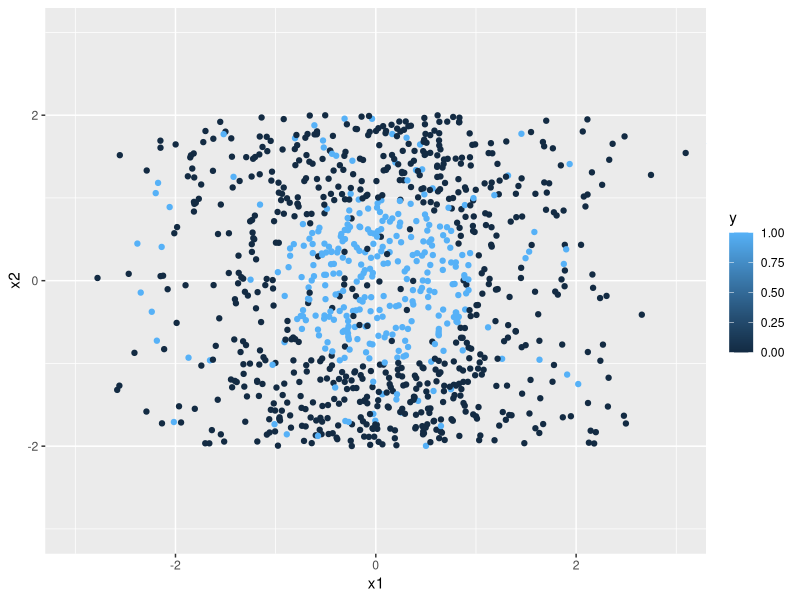
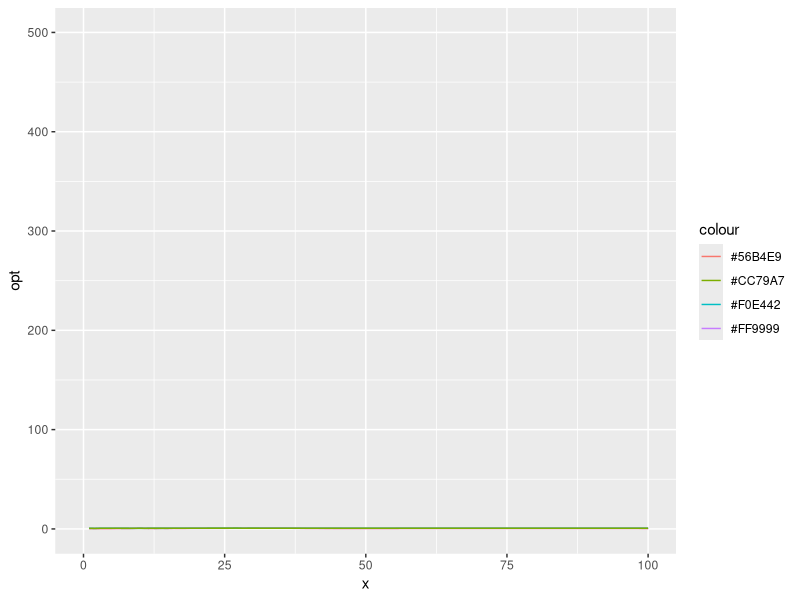

Recreate these plots in R, in order.
## ---- chunk 1
require(dplyr)
# Generate some data - do not change
set.seed(12345)
data.size = 1000
get_data = function(n=data.size) {
  df = data.frame(x1 = rnorm(n),x2=4*runif(n)-2) %>%
    tbl_df() %>%
    mutate(y = (x1^2+x2^2)<1) %>%
    mutate(y = (function(.) {.[runif(data.size)<0.1] = 0; .})(y)) %>%
    mutate(y = (function(.) {.[runif(data.size)<0.1] = 1; .})(y))
  df
}

df = get_data(data.size)

# plot(x=df$x1,y=df$x2, col=df$y+1,
#      xlim=c(-3,3), ylim=c(-3,3), pch=18, xlab="x1", ylab="x2")
# or 
require(ggplot2)
ggplot(data = df, aes(x=x1,y=x2,color=y)) + geom_point() + coord_cartesian(xlim=c(-3,3), ylim=c(-3,3))

## ---- chunk 2
lr <- glm(formula = y  ~ .,
          family=binomial(link="logit"),data = df, control = list(maxit = 100))
## ---- chunk 3
linear_prediction = function(x1,x2, pars) {
  pars[1]+ pars[2]*x1 + pars[3]*x2
}
sq_loss = function(pars, y, x1,x2) {
  sum((y-linear_prediction(x1,x2,pars))^2) #toefte
}
opt <- optim(par=rep(0,3), fn=sq_loss, y=df$y, x1=df$x1, x2=df$x2)
opt$par
lr$coefficients
print("to compare the intercept:")
log(opt$par[1]/(1-opt$par[1]))
## ---- chunk 4
sq_loss_l2_regularized = function(pars, y, x1, x2, lambda=100) {
  sq_loss(pars,y,x1,x2) + lambda*sum(pars[2]^2+pars[3]^2) # omit the intercept
}
optreg = optim(par=rep(0,3), sq_loss_l2_regularized, y=df$y, x1=df$x1, x2=df$x2)
optreg$par
## ---- chunk 5
linear_prediction = function(x1,x2, pars) {
  pars[1]+ pars[2]*x1 + pars[3]*x2
}
quadratic_term_prediction1 = function(x1,x2, pars) {
  (x1*pars[2] + x2*pars[3] + pars[1])^2
}
quadratic_term_prediction2 = function(x1,x2, pars) {
   pars[1] + x1* pars[2] + x2 * pars[3] + x1^2*pars[4] + x2^2 * pars[5] + x1*x2*pars[6]
}
sq_loss_quadratic = function(pars, y, x1, x2) {
  sum((y-quadratic_term_prediction2(x1,x2,pars))^2)
}
optquad <- optim(par=rep(0,6), fn=sq_loss_quadratic, y=df$y, x1=df$x1, x2=df$x2)
optquad$par

## ---- chunk 6
sq_loss_l2_regularized_quadratic = function(pars, y, x1, x2, lambda=100) {
  sq_loss_quadratic(pars,y,x1,x2) + lambda*sum(pars[2]^2+pars[3]^2)
}
optquadreg <- optim(par=rep(0,6), fn=sq_loss_l2_regularized_quadratic, y=df$y, x1=df$x1, x2=df$x2)
optquadreg$par
## ---- chunk 7
accuracies = data.frame(x = numeric(100), opt = numeric(100), optreg=numeric(100), optquad=numeric(100),optquadreg=numeric(100))
test = df[seq(nrow(df)/2,nrow(df),1),]
for (i in 1:100 ){
  optaccuracy = 0 
  optregaccuracy = 0 
  optquadaccuracy = 0 
  optquadregaccuracy = 0 
  train = df[seq(1,nrow(df)/2/100*i,1),]
  opt = optim(par=rep(0,3), fn=sq_loss, y=train$y, x1=train$x1, x2=train$x2)
  optreg = optim(par=rep(0,3), fn=sq_loss_l2_regularized, y=train$y, x1=train$x1, x2=train$x2)
  optquad = optim(par=rep(0,6), fn=sq_loss_quadratic, y=train$y, x1=train$x1, x2=train$x2)
  optquadreg = optim(par=rep(0,6), fn=sq_loss_l2_regularized_quadratic, y=train$y, x1=train$x1, x2=train$x2)
  for (c in 1:nrow(test)) {
    if((opt$par[1] + opt$par[2]*test$x1[c] + opt$par[3]*test$x2[c] >  mean(test$y)) == (test$y[c]==1 )) {
      optaccuracy = optaccuracy + 1
    }

    if((optreg$par[1] + optreg$par[2]*test$x1[c] + optreg$par[3]*test$x2[c] >  mean(test$y)) == (test$y[c]==1 )) {
      optregaccuracy = optregaccuracy + 1
    }
    if((optquadreg$par[1] + optquadreg$par[2]*test$x1[c] + optquadreg$par[3]*test$x2[c] + optquadreg$par[4]*test$x1[c]^2
          + optquadreg$par[5]*test$x2[c]^2 + optquadreg$par[6]*test$x2[c]*test$x1[c] >   mean(test$y)) == (test$y[c]==1 )) {
      optquadaccuracy = optquadaccuracy + 1
    }
    if((optquadreg$par[1] + optquadreg$par[2]*test$x1[c] + optquadreg$par[3]*test$x2[c] + optquadreg$par[4]*test$x1[c]^2
          + optquadreg$par[5]*test$x2[c]^2 + optquadreg$par[6]*test$x2[c]*test$x1[c] >   mean(test$y)) == (test$y[c]==1 )) {
      optquadregaccuracy = optquadregaccuracy + 1
    }
    accuracies$x[i] <- i
    accuracies$opt[i] <- optaccuracy/nrow(test)
    accuracies$optreg[i] <- optregaccuracy/nrow(test)
    accuracies$optquad[i] <- optquadaccuracy/nrow(test)
    accuracies$optquadreg[i] <- optquadregaccuracy/nrow(test)
  }
}

accuracies
ggplot(data = accuracies, aes(x))  + geom_line(aes(y = opt, color="#FF9999")) + geom_line(aes(y = optreg, color="#56B4E9")) + geom_line(aes(y = optquad,color="#F0E442")) + geom_line(aes(y = optquadreg,color="#CC79A7")) + coord_cartesian(xlim=c(0,100), ylim=c(0,500))
